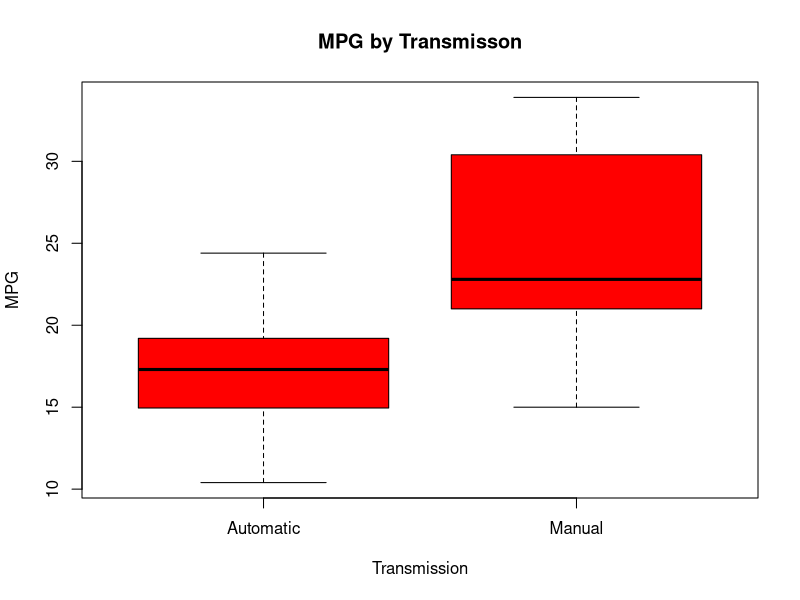

The R source for this figure:
library(datasets)
data(mtcars)
head(mtcars)
summary(mtcars)
mtcars$am<-factor(mtcars$am, labels=c('Automatic', 'Manual'))
boxplot(mpg ~ mtcars$am, data=mtcars, col="red",
        xlab="Transmission", 
        ylab="MPG", 
        main="MPG by Transmisson")
 